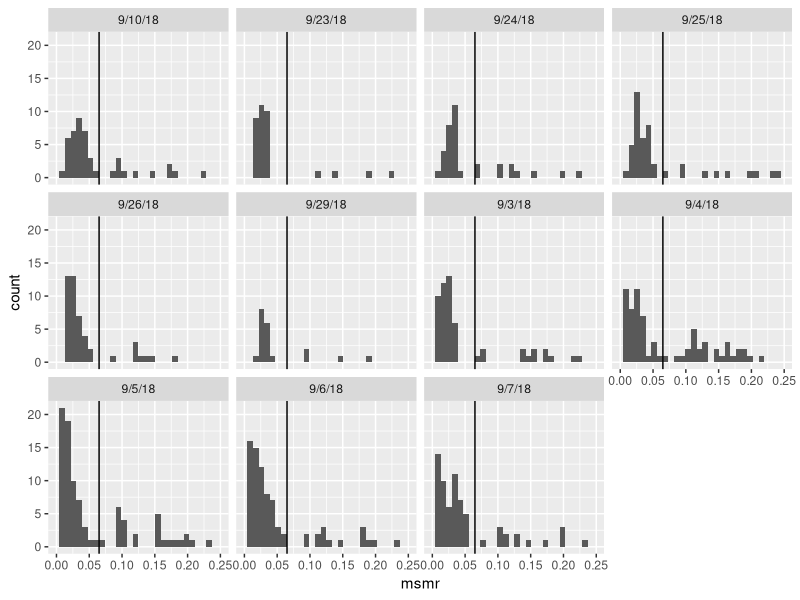
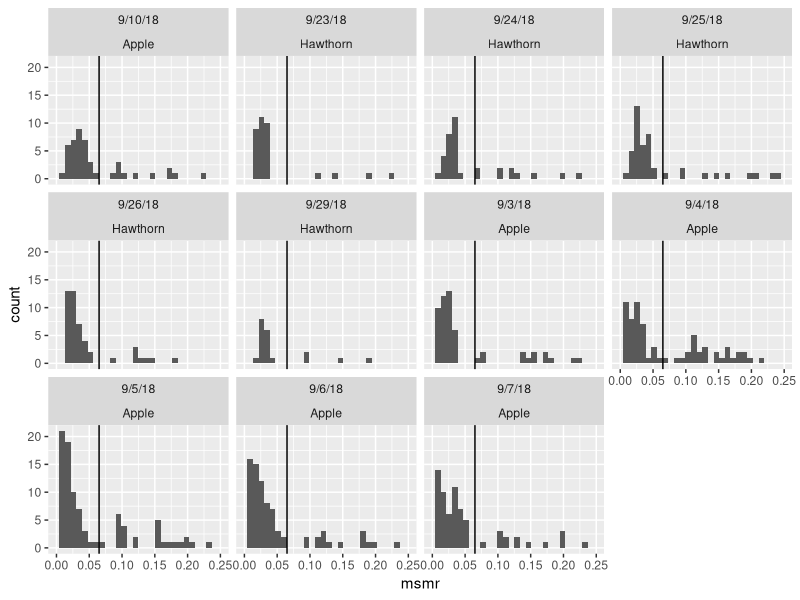
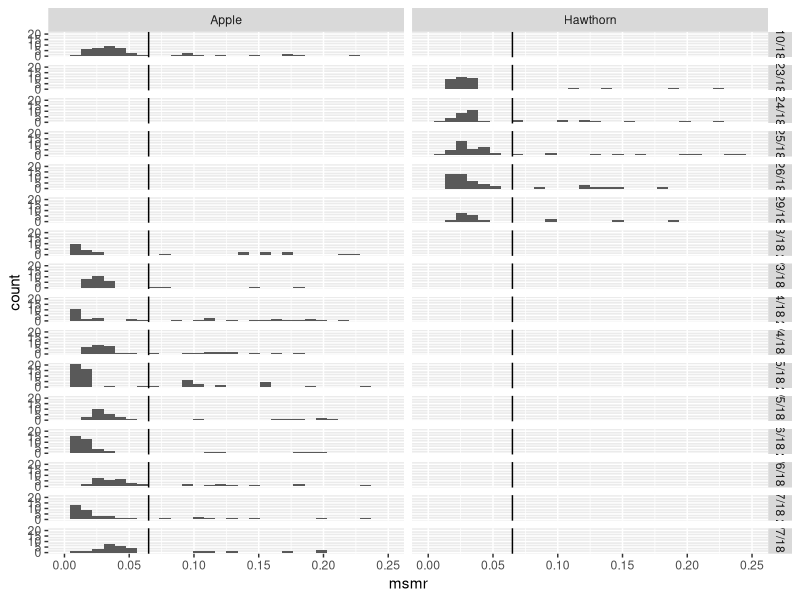

Here is the R script that generated these plots, in order: (Note: this script raises an error after producing the figures.)
## ---- chunk 1
library(ggplot2)
library(dplyr)
library(data.table)
library(lubridate)
## ---- chunk 2

resp<-fread("../Data/2018-09-07_Hinal_diapause_determination.csv")
dim(resp)
head(resp)

#convert purge times to units in hours
resp$purge_time<-hour(hm(resp$`Purge time`))+minute(hm(resp$`Purge time`))/60
## ---- chunk 3
resp$cohort_date<-as.factor(resp$cohort_date)
test<-base::subset(resp,cohort_date=='9/3/2018' & tape=="red")
test<-base::subset(resp,cohort_date=="9/3/2018")




## ---- chunk 4
#resp$msmr<- (resp$day8_resp / resp$day7_weight) 

resp$msmr<- (resp$Respiration/ resp$weight ) 

#if you have multiple cohorts, use this code
ggplot2::ggplot(resp,aes(x=msmr))+geom_histogram()+xlim(0,0.25)+facet_wrap(cohort_date~.)+geom_vline(xintercept=0.065)
#by host
ggplot2::ggplot(resp,aes(x=msmr))+geom_histogram()+xlim(0,0.25)+facet_wrap(cohort_date~Host)+geom_vline(xintercept=0.065)

#by host and cohort date + resp date
resp$co_resp<-paste(resp$cohort_date,resp$day_resp)
ggplot2::ggplot(resp,aes(x=msmr))+geom_histogram()+xlim(0,0.25)+facet_grid(co_resp~Host)+geom_vline(xintercept=0.065)

# it looks like 0.065 is a good cut off for all cohorts; lets parse out samples based on this value

resp$CLASS<-ifelse(resp$msmr<0.065,"Diapause","Non-diapause")

glimpse(resp)

fwrite(resp,"../Data/raw/Respirometry/2018/Hinal/2018-09-19_CLASSING_respirometry.csv")


resp%>%
  group_by(cohort_date,CLASS)%>%
  summarise(n=length(CLASS))

## ---- chunk 5
respA.8<-resp%>%
  subset(Host=="Apple"& day_resp == "8")

ggplot2::ggplot(respA.8,aes(x=msmr))+geom_histogram()+xlim(0,0.25)+facet_wrap(~cohort_date,scale="free")+geom_vline(xintercept=0.065)

## ---- chunk 6
respA.20<-resp%>%
  subset(Host=="Apple"& day_resp == "20")

ggplot2::ggplot(respA.20,aes(x=msmr))+geom_histogram()+xlim(0,0.25)+facet_wrap(~cohort_date,scale="free")+geom_vline(xintercept=0.065)
## ---- chunk 7
respH.8<-resp%>%
  subset(Host=="Hawthorn"& day_resp == "8")

ggplot2::ggplot(respH.8,aes(x=msmr))+geom_histogram()+xlim(0,0.25)+facet_wrap(~cohort_date,scale="free")+geom_vline(xintercept=0.065)

## ---- chunk 8
sessionInfo()
